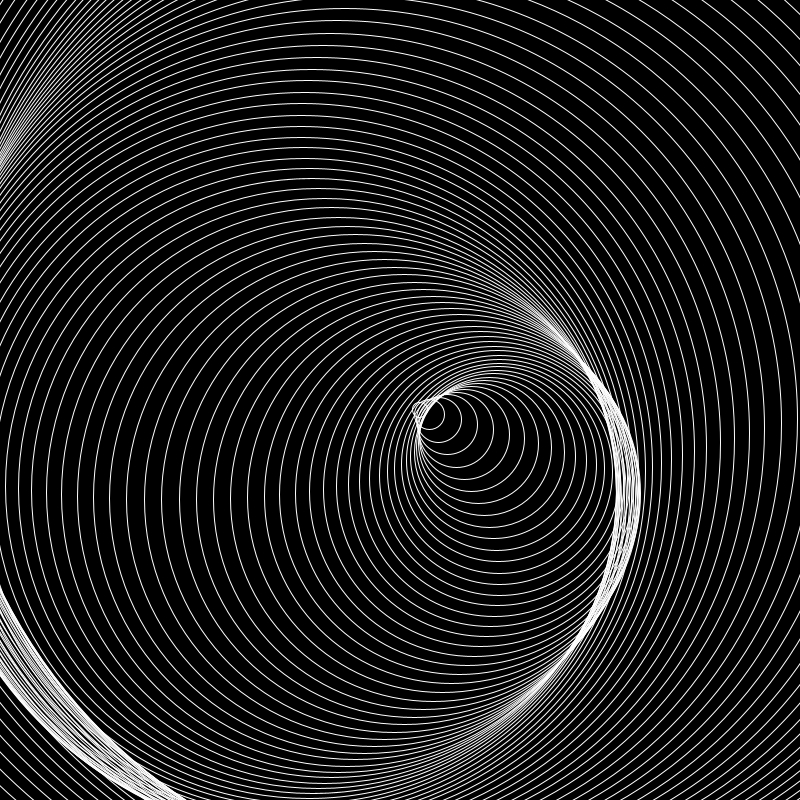
Frame 1 (no input)
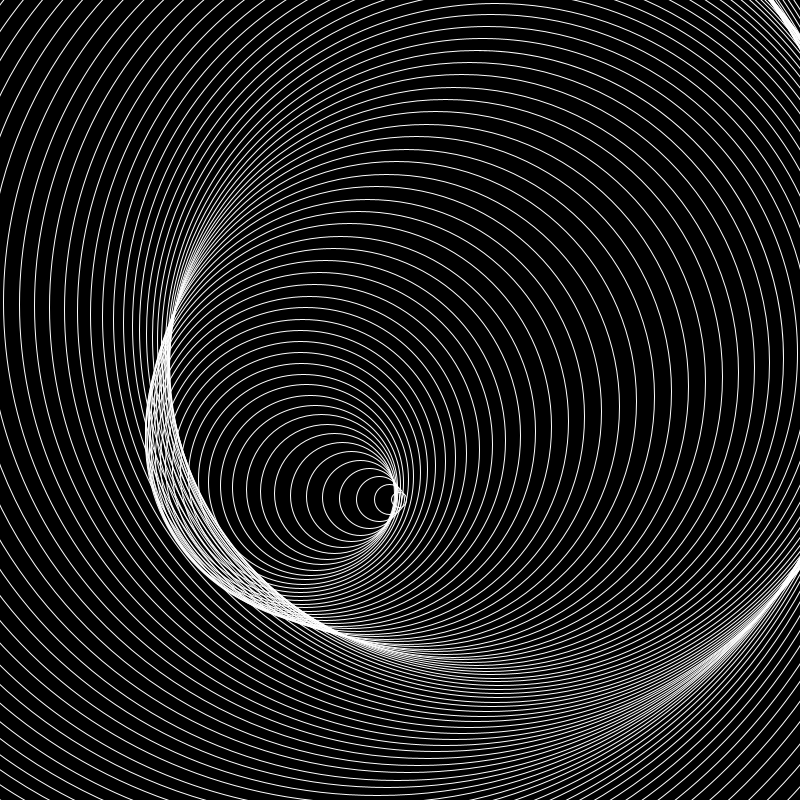
Frame 60 (the mouse pressed at the canvas centre just before this capture)
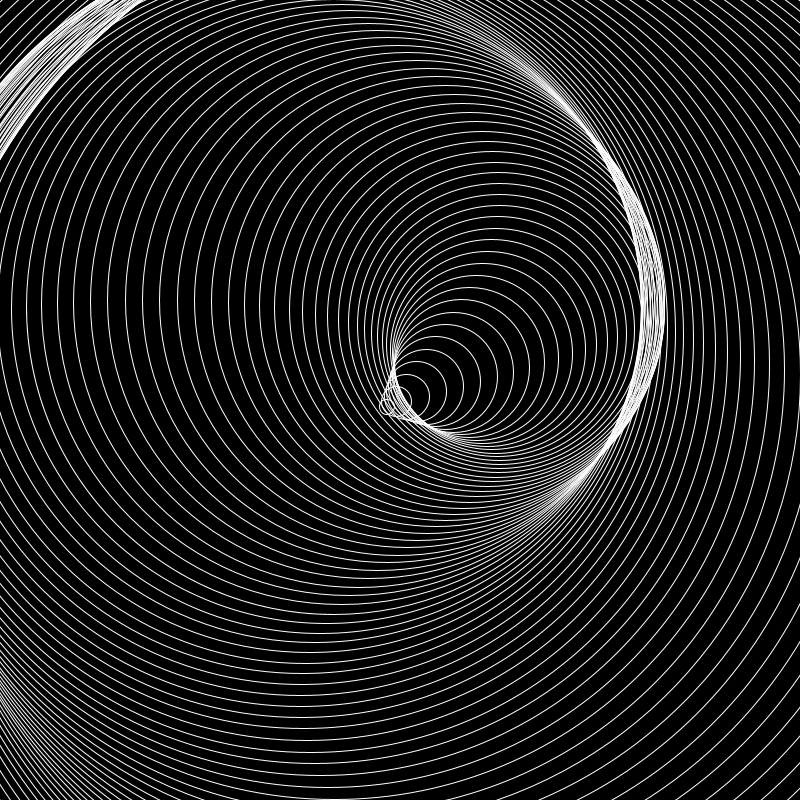
Frame 120 (the mouse held since frame 60 and released just before this capture)

The Processing sketch that drew these frames (run headless with seeded random() and noise(); from frame 60 on, the mouse is pressed at the canvas centre):

// Processing sketch: scwiglyCircle
// ── scwiglyCircle.pde
int depth = 100;
Section[] sections = new Section[depth];
float dx = 0.1;
float dy = 0.05;
float Xmovement = 0;
float Ymovement = 0;


void setup(){
  size(800,800);
  background(0);
  for(int i = 0; i<depth; i++){
    float size = i*15;
    sections[i] = new Section(width/2,height/2, size);
  }
}

void draw(){
  float Xdisplace = Xmovement;
  float Ydisplace = Ymovement;
  background(0);
  noFill();
  stroke(255);
  for(int i = 0; i<depth; i++){
    Xdisplace += dx;
    Ydisplace += dy;
    sections[i].update(sin(Xdisplace)*100+width/2,sin(Ydisplace)*100 + height/2);
    sections[i].show();
  }
  Xmovement += 0.05;
  Ymovement += 0.025;
}

//* pow(1.185,i);

// ── Section.pde
class Section{
  float x;
  float y;
  float size;
  
  Section(int x, int y, float size){
     this.x = x;
     this.y = y;
     this.size = size;
  }
  
  void show(){
    ellipse(x,y,size,size);
  }
  
  void update(float x, float y){
    this.x = x;
    this.y = y;
  }
}
